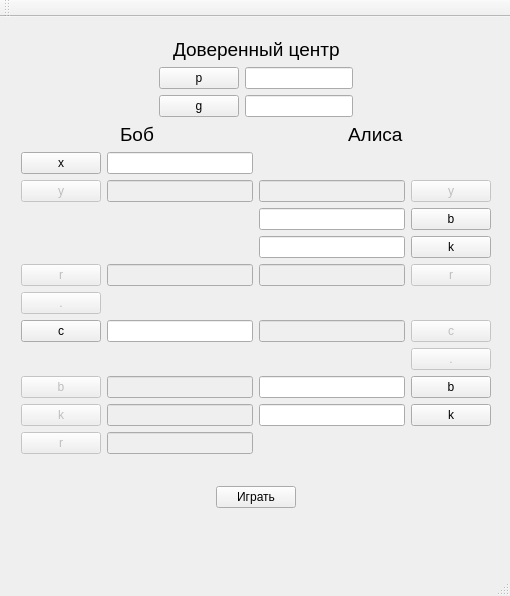
<?xml version="1.0" encoding="UTF-8"?>
<ui version="4.0">
 <class>MainWindow</class>
 <widget class="QMainWindow" name="MainWindow">
  <property name="enabled">
   <bool>true</bool>
  </property>
  <property name="geometry">
   <rect>
    <x>0</x>
    <y>0</y>
    <width>510</width>
    <height>596</height>
   </rect>
  </property>
  <property name="windowTitle">
   <string>MainWindow</string>
  </property>
  <widget class="QWidget" name="centralWidget">
   <property name="enabled">
    <bool>true</bool>
   </property>
   <property name="layoutDirection">
    <enum>Qt::LeftToRight</enum>
   </property>
   <property name="autoFillBackground">
    <bool>false</bool>
   </property>
   <widget class="QWidget" name="verticalLayoutWidget">
    <property name="geometry">
     <rect>
      <x>10</x>
      <y>10</y>
      <width>492</width>
      <height>531</height>
     </rect>
    </property>
    <layout class="QVBoxLayout" name="verticalLayout">
     <item>
      <layout class="QHBoxLayout" name="horizontalLayout_4">
       <item>
        <spacer name="horizontalSpacer_7">
         <property name="orientation">
          <enum>Qt::Horizontal</enum>
         </property>
         <property name="sizeHint" stdset="0">
          <size>
           <width>40</width>
           <height>20</height>
          </size>
         </property>
        </spacer>
       </item>
       <item>
        <widget class="QLabel" name="label_C">
         <property name="font">
          <font>
           <pointsize>14</pointsize>
          </font>
         </property>
         <property name="text">
          <string>Доверенный центр</string>
         </property>
        </widget>
       </item>
       <item>
        <spacer name="horizontalSpacer_8">
         <property name="orientation">
          <enum>Qt::Horizontal</enum>
         </property>
         <property name="sizeHint" stdset="0">
          <size>
           <width>40</width>
           <height>20</height>
          </size>
         </property>
        </spacer>
       </item>
      </layout>
     </item>
     <item>
      <layout class="QHBoxLayout" name="horizontalLayout_6">
       <item>
        <spacer name="horizontalSpacer_14">
         <property name="orientation">
          <enum>Qt::Horizontal</enum>
         </property>
         <property name="sizeHint" stdset="0">
          <size>
           <width>40</width>
           <height>20</height>
          </size>
         </property>
        </spacer>
       </item>
       <item>
        <layout class="QGridLayout" name="gridLayout_2">
         <item row="0" column="1">
          <widget class="QLineEdit" name="lineEdit_p">
           <property name="enabled">
            <bool>true</bool>
           </property>
          </widget>
         </item>
         <item row="0" column="0">
          <widget class="QPushButton" name="pushButton_p">
           <property name="text">
            <string>p</string>
           </property>
          </widget>
         </item>
         <item row="1" column="0">
          <widget class="QPushButton" name="pushButton_g">
           <property name="text">
            <string>g</string>
           </property>
          </widget>
         </item>
         <item row="1" column="1">
          <widget class="QLineEdit" name="lineEdit_g"/>
         </item>
        </layout>
       </item>
       <item>
        <spacer name="horizontalSpacer_13">
         <property name="orientation">
          <enum>Qt::Horizontal</enum>
         </property>
         <property name="sizeHint" stdset="0">
          <size>
           <width>40</width>
           <height>20</height>
          </size>
         </property>
        </spacer>
       </item>
      </layout>
     </item>
     <item>
      <layout class="QGridLayout" name="gridLayout">
       <item row="1" column="1">
        <layout class="QHBoxLayout" name="horizontalLayout">
         <item>
          <spacer name="horizontalSpacer">
           <property name="orientation">
            <enum>Qt::Horizontal</enum>
           </property>
           <property name="sizeHint" stdset="0">
            <size>
             <width>40</width>
             <height>20</height>
            </size>
           </property>
          </spacer>
         </item>
         <item>
          <widget class="QLabel" name="label_Bob">
           <property name="font">
            <font>
             <pointsize>14</pointsize>
            </font>
           </property>
           <property name="text">
            <string>Боб</string>
           </property>
          </widget>
         </item>
         <item>
          <spacer name="horizontalSpacer_2">
           <property name="orientation">
            <enum>Qt::Horizontal</enum>
           </property>
           <property name="sizeHint" stdset="0">
            <size>
             <width>40</width>
             <height>20</height>
            </size>
           </property>
          </spacer>
         </item>
        </layout>
       </item>
       <item row="1" column="2">
        <layout class="QHBoxLayout" name="horizontalLayout_2">
         <item>
          <spacer name="horizontalSpacer_4">
           <property name="orientation">
            <enum>Qt::Horizontal</enum>
           </property>
           <property name="sizeHint" stdset="0">
            <size>
             <width>40</width>
             <height>20</height>
            </size>
           </property>
          </spacer>
         </item>
         <item>
          <widget class="QLabel" name="label_Alisa">
           <property name="font">
            <font>
             <pointsize>14</pointsize>
            </font>
           </property>
           <property name="text">
            <string>Алиса</string>
           </property>
          </widget>
         </item>
         <item>
          <spacer name="horizontalSpacer_3">
           <property name="orientation">
            <enum>Qt::Horizontal</enum>
           </property>
           <property name="sizeHint" stdset="0">
            <size>
             <width>40</width>
             <height>20</height>
            </size>
           </property>
          </spacer>
         </item>
        </layout>
       </item>
       <item row="3" column="1">
        <layout class="QGridLayout" name="gridLayout_3">
         <item row="1" column="1">
          <widget class="QPushButton" name="pushButton_yBob">
           <property name="enabled">
            <bool>false</bool>
           </property>
           <property name="text">
            <string>y</string>
           </property>
          </widget>
         </item>
         <item row="1" column="2">
          <widget class="QLineEdit" name="lineEdit_yBob">
           <property name="enabled">
            <bool>false</bool>
           </property>
          </widget>
         </item>
        </layout>
       </item>
       <item row="11" column="1">
        <layout class="QGridLayout" name="gridLayout_4">
         <item row="0" column="1">
          <widget class="QLineEdit" name="lineEdit_cBob">
           <property name="enabled">
            <bool>true</bool>
           </property>
          </widget>
         </item>
         <item row="0" column="0">
          <widget class="QPushButton" name="pushButton_cBob">
           <property name="enabled">
            <bool>true</bool>
           </property>
           <property name="text">
            <string>c</string>
           </property>
          </widget>
         </item>
        </layout>
       </item>
       <item row="7" column="2">
        <layout class="QGridLayout" name="gridLayout_6">
         <item row="2" column="1">
          <widget class="QLineEdit" name="lineEdit_bAlisa">
           <property name="enabled">
            <bool>true</bool>
           </property>
          </widget>
         </item>
         <item row="2" column="2">
          <widget class="QPushButton" name="pushButton_bAlisa">
           <property name="enabled">
            <bool>true</bool>
           </property>
           <property name="text">
            <string>b</string>
           </property>
          </widget>
         </item>
         <item row="3" column="2">
          <widget class="QPushButton" name="pushButton_kAlisa">
           <property name="text">
            <string>k</string>
           </property>
          </widget>
         </item>
         <item row="3" column="1">
          <widget class="QLineEdit" name="lineEdit_kAlisa"/>
         </item>
        </layout>
       </item>
       <item row="14" column="2">
        <layout class="QGridLayout" name="gridLayout_9">
         <item row="0" column="1">
          <widget class="QPushButton" name="pushButton_b2Alisa">
           <property name="enabled">
            <bool>true</bool>
           </property>
           <property name="text">
            <string>b</string>
           </property>
          </widget>
         </item>
         <item row="0" column="0">
          <widget class="QLineEdit" name="lineEdit_b2Alisa"/>
         </item>
         <item row="1" column="1">
          <widget class="QPushButton" name="pushButton_k2Alisa">
           <property name="text">
            <string>k</string>
           </property>
          </widget>
         </item>
         <item row="1" column="0">
          <widget class="QLineEdit" name="lineEdit_k2Alisa"/>
         </item>
        </layout>
       </item>
       <item row="3" column="2">
        <layout class="QGridLayout" name="gridLayout_5">
         <item row="1" column="1">
          <widget class="QLineEdit" name="lineEdit_yAlisa">
           <property name="enabled">
            <bool>false</bool>
           </property>
          </widget>
         </item>
         <item row="1" column="2">
          <widget class="QPushButton" name="pushButton_yAlisa">
           <property name="enabled">
            <bool>false</bool>
           </property>
           <property name="text">
            <string>y</string>
           </property>
          </widget>
         </item>
        </layout>
       </item>
       <item row="8" column="2">
        <layout class="QGridLayout" name="gridLayout_11">
         <item row="0" column="1">
          <widget class="QPushButton" name="pushButton_rAlisa">
           <property name="enabled">
            <bool>false</bool>
           </property>
           <property name="text">
            <string>r</string>
           </property>
          </widget>
         </item>
         <item row="0" column="0">
          <widget class="QLineEdit" name="lineEdit_rAlisa">
           <property name="enabled">
            <bool>false</bool>
           </property>
          </widget>
         </item>
        </layout>
       </item>
       <item row="8" column="1">
        <layout class="QGridLayout" name="gridLayout_12">
         <item row="0" column="0">
          <widget class="QPushButton" name="pushButton_rBob">
           <property name="enabled">
            <bool>false</bool>
           </property>
           <property name="text">
            <string>r</string>
           </property>
          </widget>
         </item>
         <item row="0" column="1">
          <widget class="QLineEdit" name="lineEdit_rBob">
           <property name="enabled">
            <bool>false</bool>
           </property>
          </widget>
         </item>
        </layout>
       </item>
       <item row="11" column="2">
        <layout class="QGridLayout" name="gridLayout_10">
         <item row="0" column="1">
          <widget class="QPushButton" name="pushButton_cAlisa">
           <property name="enabled">
            <bool>false</bool>
           </property>
           <property name="text">
            <string>c</string>
           </property>
          </widget>
         </item>
         <item row="0" column="0">
          <widget class="QLineEdit" name="lineEdit_cAlisa">
           <property name="enabled">
            <bool>false</bool>
           </property>
          </widget>
         </item>
        </layout>
       </item>
       <item row="14" column="1">
        <layout class="QGridLayout" name="gridLayout_7">
         <item row="0" column="1">
          <widget class="QLineEdit" name="lineEdit_b2Bob">
           <property name="enabled">
            <bool>false</bool>
           </property>
          </widget>
         </item>
         <item row="0" column="0">
          <widget class="QPushButton" name="pushButton_b2Bob">
           <property name="enabled">
            <bool>false</bool>
           </property>
           <property name="text">
            <string>b</string>
           </property>
          </widget>
         </item>
         <item row="1" column="1">
          <widget class="QLineEdit" name="lineEdit_k2Bob">
           <property name="enabled">
            <bool>false</bool>
           </property>
          </widget>
         </item>
         <item row="1" column="0">
          <widget class="QPushButton" name="pushButton_k2Bob">
           <property name="enabled">
            <bool>false</bool>
           </property>
           <property name="text">
            <string>k</string>
           </property>
          </widget>
         </item>
        </layout>
       </item>
       <item row="18" column="2">
        <layout class="QHBoxLayout" name="horizontalLayout_3">
         <item>
          <spacer name="horizontalSpacer_5">
           <property name="orientation">
            <enum>Qt::Horizontal</enum>
           </property>
           <property name="sizeHint" stdset="0">
            <size>
             <width>40</width>
             <height>20</height>
            </size>
           </property>
          </spacer>
         </item>
         <item>
          <widget class="QLabel" name="label_ResultAlisa">
           <property name="text">
            <string/>
           </property>
          </widget>
         </item>
         <item>
          <spacer name="horizontalSpacer_6">
           <property name="orientation">
            <enum>Qt::Horizontal</enum>
           </property>
           <property name="sizeHint" stdset="0">
            <size>
             <width>40</width>
             <height>20</height>
            </size>
           </property>
          </spacer>
         </item>
        </layout>
       </item>
       <item row="18" column="1">
        <layout class="QHBoxLayout" name="horizontalLayout_5">
         <item>
          <spacer name="horizontalSpacer_9">
           <property name="orientation">
            <enum>Qt::Horizontal</enum>
           </property>
           <property name="sizeHint" stdset="0">
            <size>
             <width>40</width>
             <height>20</height>
            </size>
           </property>
          </spacer>
         </item>
         <item>
          <widget class="QLabel" name="label_ResultBob">
           <property name="text">
            <string/>
           </property>
          </widget>
         </item>
         <item>
          <spacer name="horizontalSpacer_10">
           <property name="orientation">
            <enum>Qt::Horizontal</enum>
           </property>
           <property name="sizeHint" stdset="0">
            <size>
             <width>40</width>
             <height>20</height>
            </size>
           </property>
          </spacer>
         </item>
        </layout>
       </item>
       <item row="9" column="1">
        <layout class="QHBoxLayout" name="horizontalLayout_8">
         <item>
          <widget class="QPushButton" name="pushButton_point1">
           <property name="enabled">
            <bool>false</bool>
           </property>
           <property name="text">
            <string>.</string>
           </property>
          </widget>
         </item>
         <item>
          <spacer name="horizontalSpacer_15">
           <property name="orientation">
            <enum>Qt::Horizontal</enum>
           </property>
           <property name="sizeHint" stdset="0">
            <size>
             <width>40</width>
             <height>20</height>
            </size>
           </property>
          </spacer>
         </item>
        </layout>
       </item>
       <item row="12" column="2">
        <layout class="QHBoxLayout" name="horizontalLayout_9">
         <item>
          <spacer name="horizontalSpacer_16">
           <property name="orientation">
            <enum>Qt::Horizontal</enum>
           </property>
           <property name="sizeHint" stdset="0">
            <size>
             <width>40</width>
             <height>20</height>
            </size>
           </property>
          </spacer>
         </item>
         <item>
          <widget class="QPushButton" name="pushButton_point2">
           <property name="enabled">
            <bool>false</bool>
           </property>
           <property name="text">
            <string>.</string>
           </property>
          </widget>
         </item>
        </layout>
       </item>
       <item row="2" column="1">
        <layout class="QGridLayout" name="gridLayout_13">
         <item row="0" column="1">
          <widget class="QLineEdit" name="lineEdit_xBob"/>
         </item>
         <item row="0" column="0">
          <widget class="QPushButton" name="pushButton_xBob">
           <property name="text">
            <string>x</string>
           </property>
          </widget>
         </item>
        </layout>
       </item>
       <item row="15" column="1">
        <layout class="QHBoxLayout" name="horizontalLayout_10">
         <item>
          <widget class="QPushButton" name="pushButton_r2Bob">
           <property name="enabled">
            <bool>false</bool>
           </property>
           <property name="text">
            <string>r</string>
           </property>
          </widget>
         </item>
         <item>
          <widget class="QLineEdit" name="lineEdit_r2Bob">
           <property name="enabled">
            <bool>false</bool>
           </property>
          </widget>
         </item>
        </layout>
       </item>
      </layout>
     </item>
     <item>
      <layout class="QHBoxLayout" name="horizontalLayout_7">
       <item>
        <spacer name="horizontalSpacer_11">
         <property name="orientation">
          <enum>Qt::Horizontal</enum>
         </property>
         <property name="sizeHint" stdset="0">
          <size>
           <width>40</width>
           <height>20</height>
          </size>
         </property>
        </spacer>
       </item>
       <item>
        <widget class="QPushButton" name="pushButton_Start">
         <property name="text">
          <string>Играть</string>
         </property>
        </widget>
       </item>
       <item>
        <spacer name="horizontalSpacer_12">
         <property name="orientation">
          <enum>Qt::Horizontal</enum>
         </property>
         <property name="sizeHint" stdset="0">
          <size>
           <width>40</width>
           <height>20</height>
          </size>
         </property>
        </spacer>
       </item>
      </layout>
     </item>
     <item>
      <spacer name="verticalSpacer">
       <property name="orientation">
        <enum>Qt::Vertical</enum>
       </property>
       <property name="sizeHint" stdset="0">
        <size>
         <width>20</width>
         <height>40</height>
        </size>
       </property>
      </spacer>
     </item>
    </layout>
   </widget>
  </widget>
  <widget class="QMenuBar" name="menuBar">
   <property name="geometry">
    <rect>
     <x>0</x>
     <y>0</y>
     <width>510</width>
     <height>21</height>
    </rect>
   </property>
  </widget>
  <widget class="QToolBar" name="mainToolBar">
   <attribute name="toolBarArea">
    <enum>TopToolBarArea</enum>
   </attribute>
   <attribute name="toolBarBreak">
    <bool>false</bool>
   </attribute>
  </widget>
  <widget class="QStatusBar" name="statusBar"/>
 </widget>
 <layoutdefault spacing="6" margin="11"/>
 <resources/>
 <connections/>
</ui>
